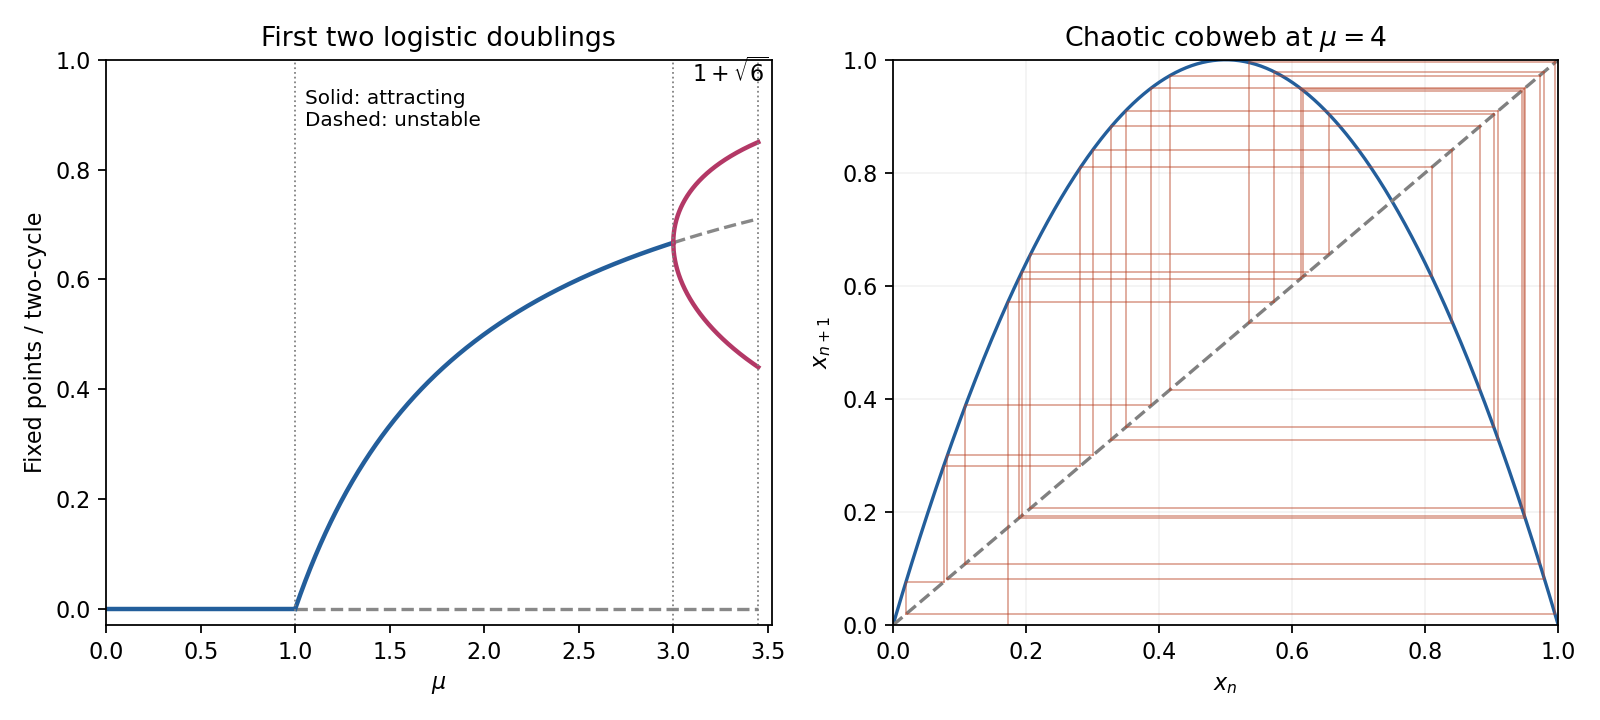

Recreate this plot in Python.
# Tested with Python3.14.4,numpy2.3.5,matplotlib3.10.7. Writes PNG to CWD.
import numpy as np
import matplotlib.pyplot as plt
fig,axs=plt.subplots(1,2,figsize=(10,4.5),facecolor='white');ax=axs[0];end=1+np.sqrt(6)
x=np.linspace(0,1,200);ax.plot(x,0*x,color='#235e9b',lw=2);x=np.linspace(1,end,500);ax.plot(x,0*x,'--',color='#888888');x=np.linspace(1,3,450);ax.plot(x,1-1/x,color='#235e9b',lw=2);x=np.linspace(3,end,450);ax.plot(x,1-1/x,'--',color='#888888');d=np.sqrt((x-3)*(x+1));ax.plot(x,(x+1+d)/(2*x),color='#b33866',lw=2);ax.plot(x,(x+1-d)/(2*x),color='#b33866',lw=2)
for v in [1,3,end]:ax.axvline(v,color='gray',ls=':',lw=.8)
ax.set(xlim=(0,3.52),ylim=(-.03,1),xlabel=r'$\mu$',ylabel='Fixed points / two-cycle',title='First two logistic doublings');ax.text(1.05,.88,'Solid: attracting\nDashed: unstable',fontsize=9);ax.text(3.1,.96,r'$1+\sqrt{6}$',fontsize=10)
ax=axs[1];x=np.linspace(0,1,500);ax.plot(x,4*x*(1-x),color='#235e9b',label='$4x(1-x)$');ax.plot(x,x,'--',color='gray');u=.173;y=0
for i in range(30):
 v=4*u*(1-u);ax.plot([u,u,v],[y,v,v],color='#b94427',alpha=.55,lw=.7);u=v;y=v
ax.set(xlim=(0,1),ylim=(0,1),xlabel='$x_n$',ylabel='$x_{n+1}$',title=r'Chaotic cobweb at $\mu=4$');ax.grid(alpha=.15);fig.tight_layout()
fig.savefig('2007-logistic-bifurcations.png',dpi=160,facecolor='white')
